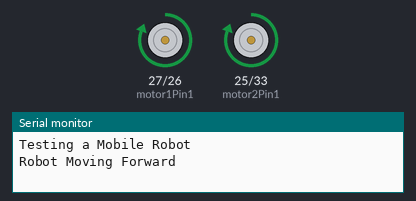
Bench run of a sketch on a simulated ESP32. On the bench: motor-driver pin pairs drawn as motors (green arrow = first pin HIGH = forward, orange = second pin HIGH = backward, longer = more drive, scaled by the enable pin), the last lines printed to the serial monitor.

Above: at 1.0 s.
At 3.0 s:
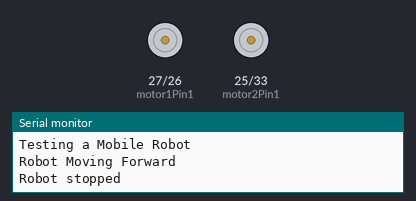
At 5.0 s:
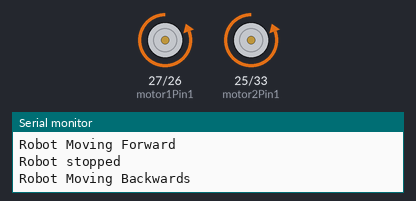
At 9.0 s:
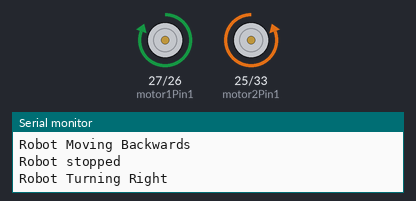
Timing chart, 0 to 10.4 s (numbered marks = the images above):
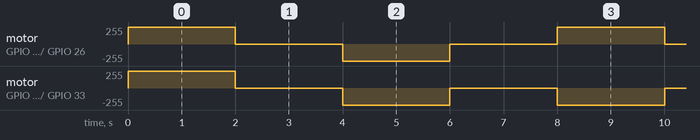

The sketch:

dc_motor_basic.ino
```cpp
// Motor A
int motor1Pin1 = 27;
int motor1Pin2 = 26;
int enable1Pin = 14;

// Motor B
int motor2Pin1 = 25;
int motor2Pin2 = 33;
int enable2Pin = 32;


// Setting PWM properties
//const int freq = 30000;
const int freq = 8000;
const int pwmChannel_0 = 0;
const int pwmChannel_1 = 1;
const int resolution = 8;
//int max_dutyCycle = (2^resolution)-1;
int dutyCycle = 160;
//********************************

void robot_forward(){
  // Move the robot forward at maximum speed
  digitalWrite(motor1Pin1, HIGH);
  digitalWrite(motor1Pin2, LOW);
  digitalWrite(motor2Pin1, HIGH);
  digitalWrite(motor2Pin2, LOW);
  Serial.println("Robot Moving Forward");
}

void robot_stop(){
  // Stop the robot
  digitalWrite(motor1Pin1, LOW);
  digitalWrite(motor1Pin2, LOW);
  digitalWrite(motor2Pin1, LOW);
  digitalWrite(motor2Pin2, LOW);
  Serial.println("Robot stopped");
}

void robot_backward(){
  // Move robot backwards at maximum speed
  digitalWrite(motor1Pin1, LOW);
  digitalWrite(motor1Pin2, HIGH);
  digitalWrite(motor2Pin1, LOW);
  digitalWrite(motor2Pin2, HIGH);
  Serial.println("Robot Moving Backwards");
}


void robot_right(){
  digitalWrite(motor1Pin1, HIGH);
  digitalWrite(motor1Pin2, LOW);
  digitalWrite(motor2Pin1, LOW);
  digitalWrite(motor2Pin2, HIGH);
  Serial.println("Robot Turning Right");
}


void robot_left(){
  digitalWrite(motor1Pin1, LOW);
  digitalWrite(motor1Pin2, HIGH);
  digitalWrite(motor2Pin1, HIGH);
  digitalWrite(motor2Pin2, LOW);
  Serial.println("Robot Turning Left");
}


void robot_right_forward(){
  digitalWrite(motor1Pin1, HIGH);
  digitalWrite(motor1Pin2, LOW);
  digitalWrite(motor2Pin1, LOW);
  digitalWrite(motor2Pin2, LOW);
  Serial.println("Robot Turning Right-Forward");
}

void robot_left_forward(){
  digitalWrite(motor1Pin1, LOW);
  digitalWrite(motor1Pin2, LOW);
  digitalWrite(motor2Pin1, HIGH);
  digitalWrite(motor2Pin2, LOW);
  Serial.println("Robot Turning Left-Forward");
}


void robot_right_backward(){
  digitalWrite(motor1Pin1, LOW);
  digitalWrite(motor1Pin2, HIGH);
  digitalWrite(motor2Pin1, LOW);
  digitalWrite(motor2Pin2, LOW);
  Serial.println("Robot Turning Right-Backward");
}

void robot_left_backward(){
  digitalWrite(motor1Pin1, LOW);
  digitalWrite(motor1Pin2, LOW);
  digitalWrite(motor2Pin1, LOW);
  digitalWrite(motor2Pin2, HIGH);
  Serial.println("Robot Turning Left-Backward");
}


void setup() {
  // sets the pins as outputs:
  pinMode(motor1Pin1, OUTPUT);
  pinMode(motor1Pin2, OUTPUT);
  pinMode(enable1Pin, OUTPUT);
  pinMode(motor2Pin1, OUTPUT);
  pinMode(motor2Pin2, OUTPUT);
  pinMode(enable2Pin, OUTPUT);

  // configure LED PWM functionalitites
  ledcSetup(pwmChannel_0, freq, resolution);
  ledcSetup(pwmChannel_1, freq, resolution);

  // attach the channel to the GPIO to be controlled
  ledcAttachPin(enable1Pin, pwmChannel_0);
  ledcAttachPin(enable2Pin, pwmChannel_1);

  Serial.begin(115200);
  Serial.println("Testing a Mobile Robot");

}

void loop() {

  ledcWrite(pwmChannel_0, 255);
  ledcWrite(pwmChannel_1, 255);

  robot_forward();
  delay(2000);

  robot_stop();
  delay(2000);

  robot_backward();
  delay(2000);

  robot_stop();
  delay(2000);

  robot_right();
  delay(2000);

  robot_stop();
  delay(2000);

  robot_left();
  delay(2000);

  robot_stop();
  delay(2000);

  robot_right_forward();
  delay(2000);

  robot_stop();
  delay(2000);

  robot_left_forward();
  delay(2000);

  robot_stop();
  delay(2000);

  robot_right_backward();
  delay(2000);

  robot_stop();
  delay(2000);

  robot_left_backward();
  delay(2000);

  robot_stop();
  delay(2000);

  // Move robot forward with increasing speed
  robot_forward();
  while (dutyCycle <= 255){
    ledcWrite(pwmChannel_0, dutyCycle);
    ledcWrite(pwmChannel_1, dutyCycle);
    Serial.print("Forward with duty cycle: ");
    Serial.println(dutyCycle);
    dutyCycle = dutyCycle + 5;
    delay(500);
  }
  dutyCycle = 160;
  // Stop the robot
  robot_stop();
  delay(2000);

}
```
